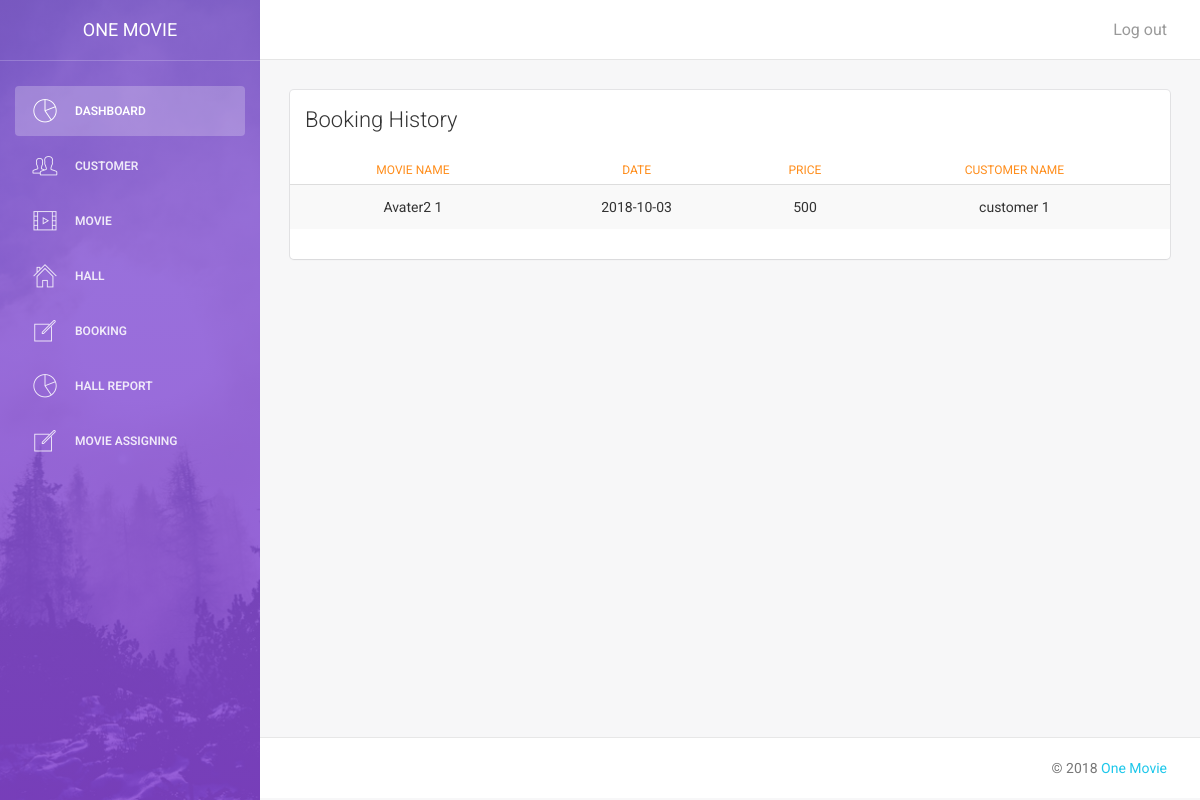
Page /admin (signed in) on the earlier database version.
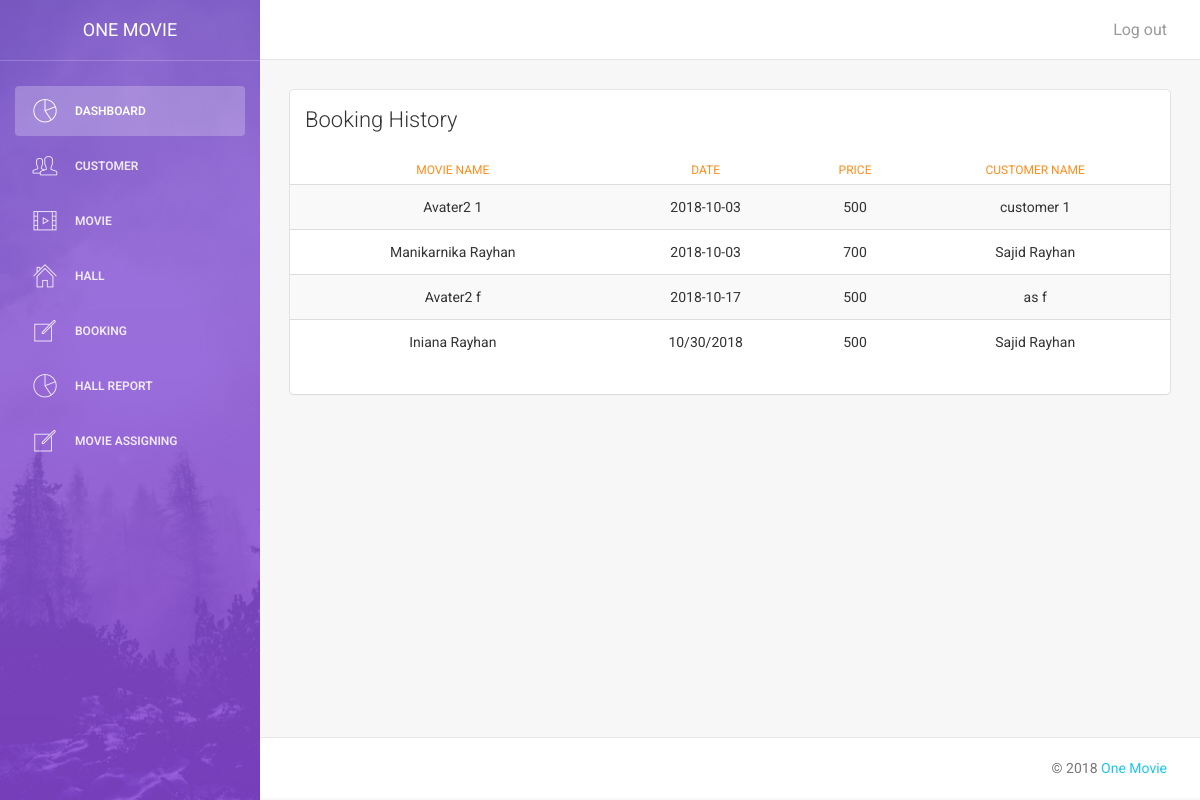
Same page on the later database version.
### tables this page shows
CREATE TABLE `booking`  (
  `bid` int(11) NOT NULL AUTO_INCREMENT,
  `date` varchar(20) NULL DEFAULT NULL,
  `movie` int(11) NULL DEFAULT NULL,
  `price` int(10) NULL DEFAULT NULL,
  `cid` int(11) NULL DEFAULT NULL,
  PRIMARY KEY (`bid`) USING BTREE
);

CREATE TABLE `movie`  (
  `mid` int(11) NOT NULL AUTO_INCREMENT,
  `movie_name` varchar(255) NULL DEFAULT NULL,
  `genre` varchar(50) NULL DEFAULT NULL,
  `release` varchar(20) NULL DEFAULT NULL,
  `director` varchar(255) NULL DEFAULT NULL,
  `stars` varchar(255) NULL DEFAULT NULL,
  `description` varchar(255) NULL DEFAULT NULL,
  `status` varchar(20) NULL DEFAULT NULL,
  `price` int(10) NULL DEFAULT NULL,
  PRIMARY KEY (`mid`) USING BTREE
);

CREATE TABLE `customer`  (
  `cid` int(11) NOT NULL AUTO_INCREMENT,
  `firstname` varchar(50) NULL DEFAULT NULL,
  `lastname` varchar(50) NULL DEFAULT NULL,
  `email` varchar(255) NULL DEFAULT NULL,
  `phone` varchar(20) NULL DEFAULT NULL,
  `address` varchar(255) NULL DEFAULT NULL,
  `password` varchar(255) NULL DEFAULT NULL,
  PRIMARY KEY (`cid`) USING BTREE
);

### admin/index.php (the view, shortened to what this page needs)
<?php
if (isset($_SESSION['admin_login'])==TRUE) {
?>
<!doctype html>
<html lang="en">
<?php
include('inc/head.php');
include('../db/db.php');
?>
<body>
    <div class="wrapper">
        <div class="sidebar" data-color="purple" data-image="assets/img/sidebar-5.jpg">
            <?php include('inc/side_bar.php');?>
            <div class="main-panel">
              <?php include('inc/top_bar.php');?>
              <div class="content">
                <div class="container-fluid">
                    <div class="row">
                        <div class="col-md-12">
                            <div class="card">
                                <div class="header">
                                    <h4 class="title">Booking History</h4>
                                </div>
                                <div class="content table-responsive table-full-width">
                                    <table class="table table-hover table-striped">
                                        <thead>
                                        <th style="color: #FF8D1B; text-align: center;">Movie Name</th>
                                        <th style="color: #FF8D1B; text-align: center;">Date</th>
                                        <th style="color: #FF8D1B; text-align: center;">Price</th>
                                        <th style="color: #FF8D1B; text-align: center;">Customer Name</th>
                                        </thead>
                                        <tbody>
                                           <?php
                                           $query="SELECT * FROM booking,customer,movie WHERE booking.cid=customer.cid and booking.movie=movie.mid";
                                           $result=mysqli_query($con,$query);
                                           if(mysqli_num_rows($result)>0){
                                              while($row=mysqli_fetch_array($result, MYSQLI_ASSOC)){
                                              echo"<tr>";
                                               echo "<td style='text-align: center'>".$row['movie_name']." ".$row['lastname']."</td>";
                                            echo "<td style='text-align: center'>".$row['date']."</td>";
                                            echo "<td style='text-align: center'>".$row['price']."</td>";
                                            echo "<td style='text-align: center'>".$row['firstname']." ".$row['lastname']."</td>";
                                              echo"</tr>";
                                            }
                                        }
                                                ?>
                                            </tbody>
                                        </table>
                                    </div>
                                </div>
                            </div>
                        </div>
                    </div>
                </div>
 <?php include('inc/footer.php');?>
        </div>
    </div>
</body>
</html>
<?php
}else{
    header('location:../index');
}
?>

### admin/inc/head.php (shortened to what this page needs)
<head>
    <link href="assets/css/bootstrap.min.css" rel="stylesheet" />
    <link href="assets/css/animate.min.css" rel="stylesheet"/>
    <link href="assets/css/light-bootstrap-dashboard.css?v=1.4.0" rel="stylesheet"/>
    <link href="assets/css/demo.css" rel="stylesheet" />
    <link href="http://maxcdn.bootstrapcdn.com/font-awesome/4.2.0/css/font-awesome.min.css" rel="stylesheet">
    <link href="assets/css/pe-icon-7-stroke.css" rel="stylesheet" />
</head>

### admin/inc/side_bar.php
	<div class="sidebar-wrapper">
        <div class="logo">
            <a href="index" class="simple-text">
               ONE Movie
            </a>
        </div>
        <ul class="nav">
            <li class="active">
                <a href="index">
                    <i class="pe-7s-graph"></i>
                    <p>Dashboard</p>
                </a>
            </li>
            <li>
                <a href="customer">
                    <i class="pe-7s-users"></i>
                    <p>Customer</p>
                </a>
            </li>
            <li>
                <a href="movie">
                    <i class="pe-7s-film"></i>
                    <p>Movie</p>
                </a>
            </li>
            <li>
                <a href="hall">
                    <i class="pe-7s-home"></i>
                    <p>Hall</p>
                </a>
            </li>
             <li>
                <a href="booking">
                    <i class="pe-7s-note"></i>
                    <p>Booking</p>
                </a>
            </li>
            <li>
                <a href="hall_report">
                    <i class="pe-7s-graph"></i>
                    <p>Hall Report</p>
                </a>
            </li>
            <li>
                <a href="movie_hall">
                    <i class="pe-7s-note"></i>
                    <p>Movie Assigning</p>
                </a>
            </li>
        </ul>
	</div>
</div>

### admin/inc/top_bar.php (shortened to what this page needs)
<nav class="navbar navbar-default navbar-fixed">
          <div class="container-fluid">
              <div class="collapse navbar-collapse">
                  <ul class="nav navbar-nav navbar-right">
                      <li>
                          <a href="../logout.php">
                              <p>Log out</p>
                          </a>
                      </li>
                  </ul>
              </div>
          </div>
      </nav>

### admin/inc/footer.php
 <footer class="footer">
    <div class="container-fluid">
       <p class="copyright pull-right">
        &copy; <script>document.write(new Date().getFullYear())</script> <a href="index">One Movie</a>
</div>
</footer>

Differences in the rows shown:
added booking: movie.movie_name "Manikarnika", cid.lastname "Rayhan", date "2018-10-03", movie.price "700", cid.firstname "Sajid"
added booking: movie.movie_name "Avater2", cid.lastname "f", date "2018-10-17", movie.price "500", cid.firstname "as"
added booking: movie.movie_name "Iniana", cid.lastname "Rayhan", date "10/30/2018", movie.price "500", cid.firstname "Sajid"
